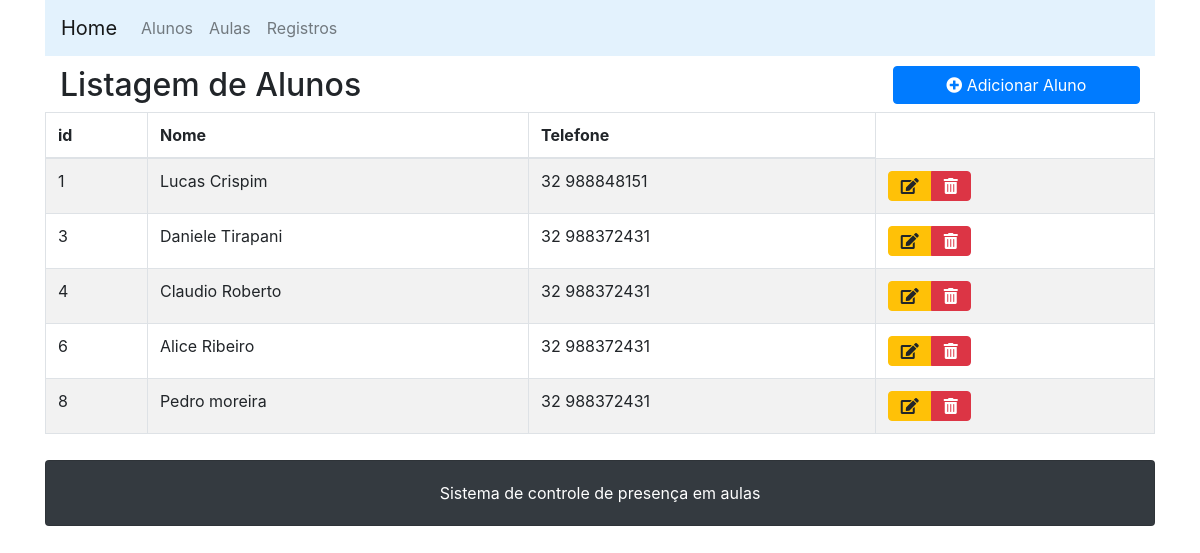
The page /listaralunos on the database its author committed.
### registro/models.py (models this page shows, shortened)
class Aluno(models.Model):
    nome = models.CharField('nome', max_length=50)
    telefone = models.CharField('telefone', max_length=15)

### registro/views.py (the view)
# urls.py: path('listaralunos', views.listar_aluno, name='listaralunos'),
def listar_aluno(request):
    alunos = Aluno.objects.all()
    context = {
        'alunos': alunos,
        'aluno_empty': []
    }
    return render(request, 'aluno/list.html', context=context)

### registro/templates/aluno/list.html
{% extends "base.html" %}
{% block content %}
<div class="row">
    <div class="col-md-9">
        <h2>Listagem de Alunos</h2>
    </div>
    <div class="col-md-3">
        <a class="btn btn-primary btn-block" href="{% url 'registro:criaraluno' %}"><i class="fa fa-plus-circle"></i>
            Adicionar Aluno</a>
    </div>
    <table class="table table-striped table-bordered">
        <thead>
            <tr>
                <th>id</th>
                <th>Nome</th>
                <th>Telefone</th>
            </tr>
        </thead>
        <tbody>
            {% for aluno in alunos %}
            <tr>
                <td>{{ aluno.pk }}</td>
                <td>{{ aluno.nome|capfirst }}</td>
                <td>{{ aluno.telefone }}</td>
                <td>
                    <div class="btn-group" role="group" aria-label="Basic example">
                        <a href="{% url 'registro:updatealuno' aluno.pk %}" class="btn btn-warning"><i class="fas fa-edit"></i></a>
                        <a href="{% url 'registro:deletealuno' aluno.pk %}" class="btn btn-danger"><i class="fas fa-trash-alt"></i></a>
                    </div>
                </td>
            </tr>
            {% empty %}
            <tr>
                <td colspan=5 class="text-center">
                    Não Há alunos para serem listadas
                </td>
            </tr>
            {% endfor %}
        </tbody>
    </table>
</div>
{% endblock %}

### rows shown on the page
Aluno: pk "1", nome "Lucas Crispim", telefone "32 988848151"
Aluno: pk "3", nome "Daniele Tirapani", telefone "32 988372431"
Aluno: pk "4", nome "Claudio Roberto", telefone "32 988372431"
Aluno: pk "6", nome "Alice Ribeiro", telefone "32 988372431"
Aluno: pk "8", nome "Pedro moreira", telefone "32 988372431"
